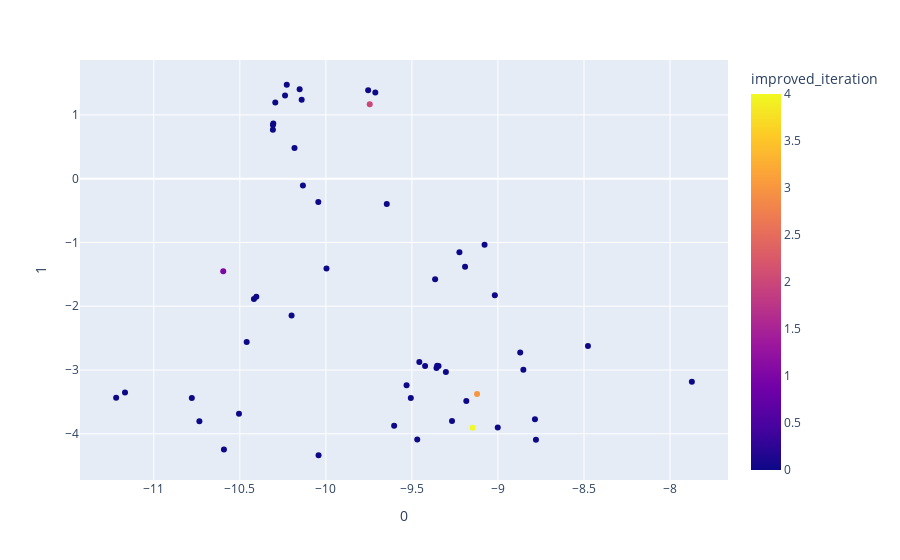

Source (notebook cell):
### Code cell
from sklearn.manifold import TSNE

features = steps_df.loc[:, :'кнопка размера']

tsne = TSNE(n_components=2, random_state=0)
projections = tsne.fit_transform(features)

fig = px.scatter(
    projections, x=0, y=1,
    color=steps_df.improved_iteration, labels={'color': 'improved_iteration'}
)
fig.show()

### Figure 1 — Plotly figure (JSON) as saved in the notebook; plotly's stock layout.template omitted (floating-point values rounded to 4 significant figures)
{"data": [{"hovertemplate": "0=%{x}<br>1=%{y}<br>improved_iteration=%{marker.color}<extra></extra>", "legendgroup": "", "marker": {"color": [1, 0, 2, 0, 0, 0, 3, 0, 0, 0, 0, 0, 0, 0, 0, 0, 0, 0, 0, 0, 0, 0, 0, 0, 0, 0, 0, 0, 0, 0, 0, 0, 0, 0, 0, 0, 0, 0, 4, 0, 0, 0, 0, 0, 0, 0, 0, 0, 0, 0, 0, 0, 0, 0], "coloraxis": "coloraxis", "symbol": "circle"}, "mode": "markers", "name": "", "orientation": "v", "showlegend": false, "type": "scatter", "x": [-10.6, -10.42, -9.745, -9.646, -8.477, -10.14, -9.122, -10.04, -10.31, -10.18, -9.184, -9.267, -10.2, -9.303, -9.345, -9.457, -9.353, -9.506, -10.31, -9.423, -10.31, -9.531, -9.357, -10.4, -10.23, -9.713, -9.078, -11.22, -10.24, -10.04, -10.5, -9.996, -10.13, -10.29, -10.59, -7.873, -9.754, -9.365, -9.147, -8.871, -9.018, -8.852, -9.224, -10.73, -10.15, -10.46, -9.191, -8.785, -8.779, -9.469, -9.001, -9.603, -10.78, -11.17], "xaxis": "x", "y": [-1.45, -1.886, 1.167, -0.3968, -2.624, 1.237, -3.376, -0.364, 0.8665, 0.4792, -3.485, -3.799, -2.147, -3.033, -2.936, -2.876, -2.933, -3.437, 0.7668, -2.935, 0.8411, -3.24, -2.97, -1.853, 1.473, 1.351, -1.037, -3.436, 1.306, -4.336, -3.684, -1.408, -0.1058, 1.195, -4.247, -3.183, 1.385, -1.576, -3.905, -2.725, -1.826, -2.997, -1.154, -3.805, 1.401, -2.561, -1.379, -3.771, -4.092, -4.09, -3.902, -3.875, -3.437, -3.353], "yaxis": "y"}], "layout": {"coloraxis": {"colorbar": {"title": {"text": "improved_iteration"}}, "colorscale": [[0.0, "#0d0887"], [0.1111, "#46039f"], [0.2222, "#7201a8"], [0.3333, "#9c179e"], [0.4444, "#bd3786"], [0.5556, "#d8576b"], [0.6667, "#ed7953"], [0.7778, "#fb9f3a"], [0.8889, "#fdca26"], [1.0, "#f0f921"]]}, "legend": {"tracegroupgap": 0}, "margin": {"t": 60}, "xaxis": {"anchor": "y", "domain": [0.0, 1.0], "title": {"text": "0"}}, "yaxis": {"anchor": "x", "domain": [0.0, 1.0], "title": {"text": "1"}}}}
